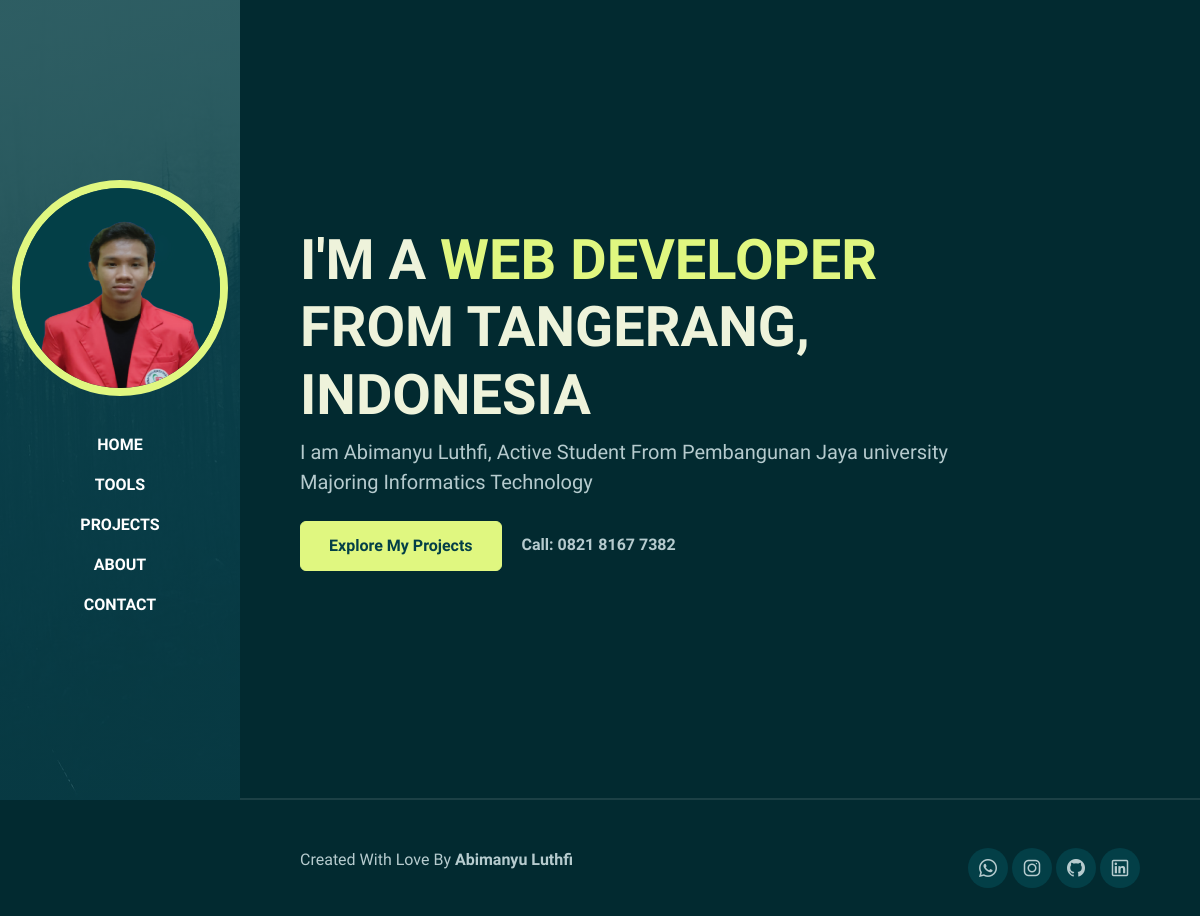
The app's page /admin/index.php with its own data.
### tables this page shows
CREATE TABLE `mainmenu` (
  `id` int(11) NOT NULL,
  `gambar` varchar(255) NOT NULL
);

CREATE TABLE `homepage` (
  `id` int(11) NOT NULL,
  `deskripsi` varchar(255) NOT NULL
);

### admin/koneksidatabase.php (called while the page is built, shortened)
<?php
    function koneksi(){
        $servername = "localhost";
        $username = "root";
        $password = "";
        $dbname = "portofolio";
        $conn = mysqli_connect($servername, $username, $password, $dbname);
        if(!$conn){
            return die("koneksi gagal");
        }
        else {
            return $conn;
        }
    }
?>

### admin/index.php (the view, shortened to what this page needs)
<!DOCTYPE html>
<html lang="en">
<head>
    <link rel="stylesheet" href="../assets/css/bootstrap.min.css">
    <link rel="stylesheet" href="../assets/css/aos.css">
    <link rel="stylesheet" href="../assets/css/line-awesome.min.css">
    <link rel="stylesheet" href="../assets/css/style.css">
</head>
<body data-bs-spy="scroll" data-bs-target=".navbar">
<?php
        require_once "mainmenu.php";
    ?>
<div id="content-wrapper">
    <section id="home" class="full-height px-lg-5">
        <div class="container">
            <div class="row">
                <div class="col-lg-10">
                    <?php
                    $querySQL = "SELECT * FROM homepage";
                    $execQuerySQL = mysqli_query(koneksi(),$querySQL);
                    if(mysqli_num_rows($execQuerySQL) > 0){
                        while($row = mysqli_fetch_assoc($execQuerySQL)){
                    ?>
                    <h1 class="display-4 fw-bold" data-aos="fade-up">I'M A <span class="text-brand">WEB DEVELOPER
                            </span> FROM TANGERANG, INDONESIA</h1>
                    <p class="lead mt-2 mb-4" data-aos="fade-up" data-aos-delay="300"><?= $row['deskripsi'] ?></p>
                    <div data-aos="fade-up" data-aos-delay="600">
                        <a href="projects.php" class="btn btn-brand me-3">Explore My Projects</a>
                        <a href="#" class="link-custom">Call: 0821 8167 7382</a>
                    </div>
                    <?php
                        }
                    }
                    ?>
                </div>
            </div>
        </div>
    </section>
    <footer class="py-5 px-lg-5">
            <div class="container">
                <div class="row gy-4 justify-content-between">
                    <div class="col-auto">
                        <p class="mb-0">Created With Love By <a href="#" class="fw-bold">Abimanyu Luthfi</a></p>
                    </div>
                    <div class="col-auto">
                        <div class="social-icons">
                            <a href="https://wa.me/6282181677382?text=Hi%20I'am%20Abimanyu%20Luthfi%20Rizq%20Ramadhan,%20Junior%20Programmer%20From%20Pembangunan%20Jaya%20University,%20You%20Have%20Any%20Question?%20Let's%20Talk%20To%20Me%20:)"><i class="lab la-whatsapp"></i></a>
                            <a href="https://www.instagram.com/abimanyuluthfi25/"><i class="lab la-instagram"></i></a>
                            <a href="https://github.com/AbimanyuLuthfi"><i class="lab la-github"></i></a>
                            <a href="#"><i class="lab la-linkedin"></i></a>
                        </div>
                    </div>
                </div>
            </div>
        </footer>
</div>
</body>
</html>

### admin/mainmenu.php (shortened to what this page needs)
<!DOCTYPE html>
<html lang="en">
<head>
    <link rel="stylesheet" href="../assets/css/bootstrap.min.css">
    <link rel="stylesheet" href="../assets/css/aos.css">
    <link rel="stylesheet" href="../assets/css/line-awesome.min.css">
    <link rel="stylesheet" href="../assets/css/style.css">
</head>
<body>
    <nav class="navbar navbar-expand-lg navbar-dark fixed-top">
        <div class="container flex-lg-column">
            <?php
                include "koneksidatabase.php";
                $querySQL = "SELECT * FROM mainmenu";
                $execQuerySQL = mysqli_query(koneksi(),$querySQL);
                if(mysqli_num_rows($execQuerySQL) > 0){
                    while($row = mysqli_fetch_assoc($execQuerySQL)){
            ?>
            <a class="navbar-brand mx-lg-auto mb-lg-4" href="#">
                <img src="../assets/images/<?= $row['gambar'] ?>" class="d-none d-lg-block rounded-circle" alt="">
            </a>
            <?php
                }
            }
            ?>
            <div class="collapse navbar-collapse" id="navbarNav">
                <ul class="navbar-nav ms-auto flex-lg-column text-lg-center">
                    <li class="nav-item">
                        <a class="nav-link" href="index.php">Home</a>
                    </li>
                    <li class="nav-item">
                        <a class="nav-link" href="tools.php">Tools</a>
                    </li>
                    <li class="nav-item">
                        <a class="nav-link" href="projects.php">Projects</a>
                    </li>
                    <li class="nav-item">
                        <a class="nav-link" href="about.php">About</a>
                    </li>
                    <li class="nav-item">
                        <a class="nav-link" href="contact.php">Contact</a>
                    </li>
                </ul>
            </div>
        </div>
    </nav>
</body>
</html>

### assets/css/style.css (style rules this page uses)
:root { --color-body: #b6cbce; --color-heading: #eef3db; --color-base: #033f47; --color-base2: #022a30; --color-brand: #e0f780; --color-brand2: #deff58; --sidbar-width: 240px; --font-base: "Bai Jamjuree"; }
body { background-color: var(--color-base2); color: var(--color-body); font-family: var(--font-base), sans-serif; }
h1,h2,h3,h4,h5,h6 { color: var(--color-heading); font-weight: 700; }
a { text-decoration: none; color: var(--color-body); transition: all 0.4s ease; }
img { width: 100%; }
.text-brand { color: var(--color-brand); }
.full-height { min-height: 100vh; height: 100%; display: flex; flex-direction: column; justify-content: center; padding-top: 80px; padding-bottom: 80px; border-bottom: 2px solid rgba(255,255,255, 0.1); }
.navbar { background-color: var(--color-base); }
.navbar .nav-link { font-weight: 700; text-transform: uppercase; color: #fff; }
@media (min-width: 992px) { .navbar { min-height: 100vh; width: var(--sidbar-width); background: linear-gradient(rgba(3, 63, 71, 0.8), rgba(3, 63, 71, 0.8)), url(../images/sidebar-img.jpg); background-size: cover; background-position: center; } }
@media (min-width: 992px) { .navbar-brand img { border: 8px solid var(--color-brand); } }
@media (min-width: 992px) { #content-wrapper { padding-left: var(--sidbar-width); } }
.btn { padding: 12px 28px; font-weight: 700; }
.btn-brand { background-color: var(--color-brand); border-color: var(--color-brand); color: var(--color-base); }
.link-custom { font-weight: 700; position: relative; }
.link-custom::after { content: ""; width: 0%; height: 2px; background-color: var(--color-brand); position: absolute; left: 0; top: 110%; transition: all 0.4s; }
.social-icons a { width: 40px; height: 40px; display: inline-flex; align-items: center; justify-content: center; background-color: var(--color-base); border-radius: 100px; font-size: 24px; }

### records on screen
mainmenu: gambar (picture)
homepage: deskripsi "I am Abimanyu Luthfi, Active Student From Pembangunan Jaya university Majoring Informatics Technology"
